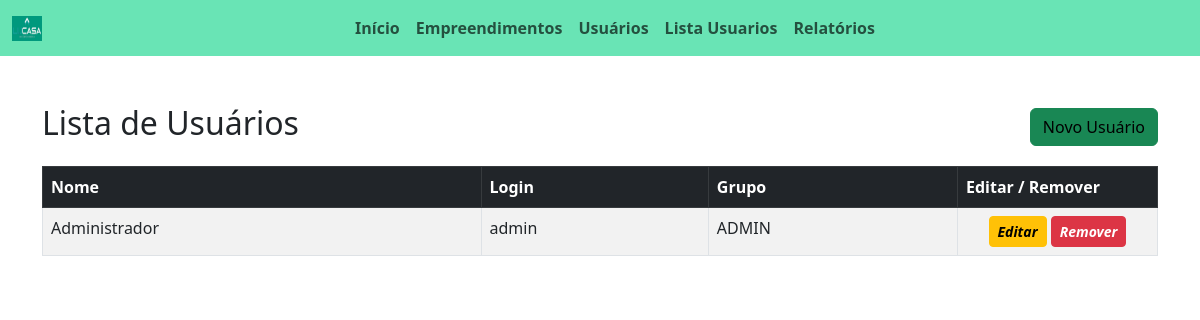
/mostrarUsuarios/, run on an earlier commit of the app's database.
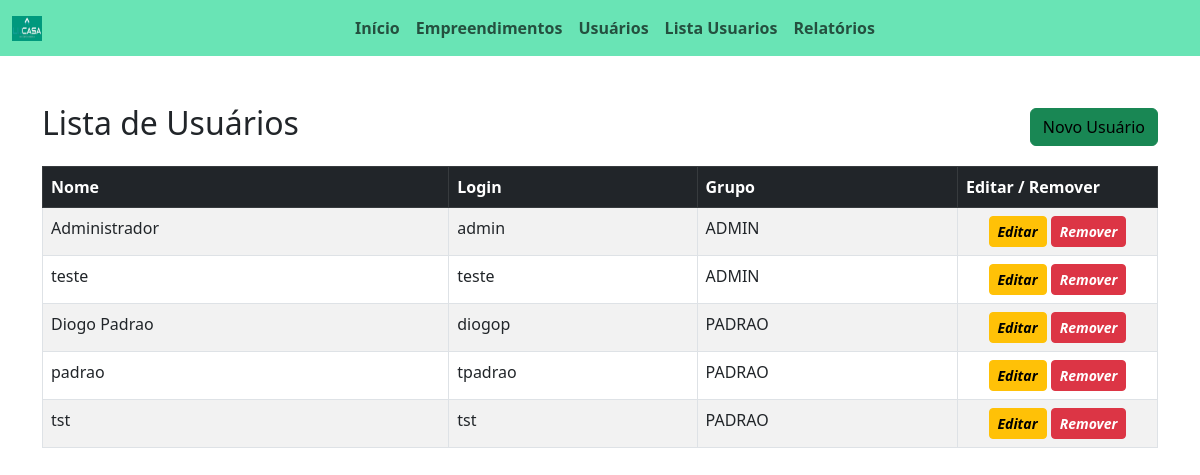
And on a later commit of the database.
### appteste/models.py (models this page shows, shortened)
class Usuario(models.Model):
    Nome = models.CharField(max_length=200)
    Login = models.CharField(max_length=45)
    Senha = models.CharField(max_length=45)
    Categoria_Usuario = models.ForeignKey(Categoria_Usuario, on_delete=models.CASCADE)

class Categoria_Usuario(models.Model):
    Descricao = models.CharField(max_length=100)
    Ativa = models.BooleanField(default=True)

### appteste/views.py (the view)
# urls.py: path("mostrarUsuarios/", views.mostrarUsuarios, name="mostrar"),
def mostrarUsuarios(request):
    obj_data = Usuario.objects.all()
    obj = Usuario.objects.all().select_related('Categoria_Usuario')
    template_name = "appteste/listaUsuario.html"
    context = {"obj": obj}
    return render(request, template_name, context)

### appteste/templates/appteste/listaUsuario.html (shortened to what this page needs)
{% extends "appteste/cabecalho.html" %}
{% block content%}
<body>
    <div class="container mt-5">
        <div class="d-flex justify-content-between align-items-center mb-3">
            <h2>Lista de Usuários</h2>
            <button class="btn btn-success"><a style="text-decoration: none; color: black;" href="../cadUsuario/">Novo
                    Usuário</a></button>
        </div>
        <table class="table table-bordered table-hover table-striped" id="usuarios">
            <thead class="table-dark">
                <tr>
                    <th>Nome</th>
                    <th>Login</th>
                    <th>Grupo</th>
                    <th style="width: 200px">Editar / Remover</th>
                </tr>
            </thead>
            <tbody>
                {% for obj in obj %}
                <tr>
                    <td>{{obj.Nome}}</td>
                    <td>{{obj.Login}}</td>
                    <td>{{obj.Categoria_Usuario.Descricao}}</td>
                    <td style="text-align: center;">
                        <button class="btn btn-warning btn-sm">
                            <i class="bi bi-pencil"><strong>Editar</strong></i>
                        </button>
                        <button class="btn btn-danger btn-sm">
                            <a href="{% url 'delete' obj.id %}" style="text-decoration: none; color: white;">
                                <i class="bi bi-pencil"><strong>Remover</strong></i>
                            </a>
                        </button>
                    </td>
                </tr>
                {% endfor %}
            </tbody>
        </table>
    </div>
    {% endblock %}

### appteste/templates/appteste/cabecalho.html (shortened to what this page needs)
<!DOCTYPE html>
<html lang="pt-BR">
<head>
    <link href="https://cdn.jsdelivr.net/npm/bootstrap@5.3.0/dist/css/bootstrap.min.css" rel="stylesheet">
</head>
<body>
    <nav class="navbar navbar-expand-lg" style="background-color: #69e4b5;" >
        <div class="container-fluid">
            <img src="../appteste/imagens/logo.jpg" alt="Logo" width="30" height="25" class="d-inline-block align-text-top">
            <div class="collapse navbar-collapse d-flex justify-content-center" id="navbarNav">
                <ul class="navbar-nav" >
                    <li class="nav-item">
                        <a class="nav-link" href="/"><strong>Início</strong></a>
                    </li>
                    <li class="nav-item">
                        <a class="nav-link" href="../listaEmpreendimento/"><strong>Empreendimentos</strong></a>
                    </li>
                    <li class="nav-item">
                        <a class="nav-link" href="../cadUsuario/"><strong>Usuários</strong></a>
                    </li>
                        <a class="nav-link" href="../mostrarUsuarios/"><strong>Lista Usuarios</strong></a>
                    <li class="nav-item">
                        <a class="nav-link" href="#"><strong>Relatórios</strong></a>
                    </li>
                </ul>
            </div>
        </div>
    </nav>
    {% block content %}
    {% endblock %}
</body>

What changed in the data, as far as the page shows it:
added Usuario: Nome "teste", Login "teste", Categoria_Usuario.Descricao "ADMIN"
added Usuario: Nome "Diogo Padrao", Login "diogop", Categoria_Usuario.Descricao "PADRAO"
added Usuario: Nome "padrao", Login "tpadrao", Categoria_Usuario.Descricao "PADRAO"
added Usuario: Nome "tst", Login "tst", Categoria_Usuario.Descricao "PADRAO"
